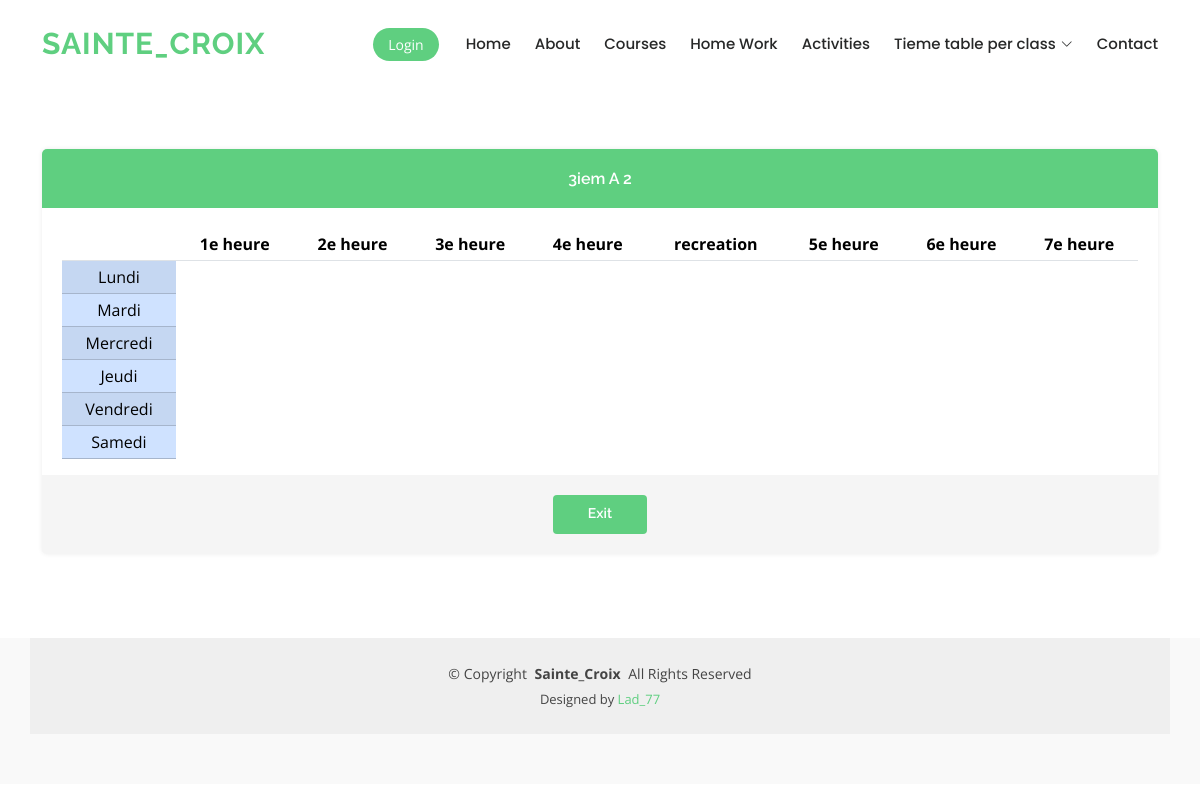
Page /HoraireClasse.php?idcla=4 on the committed database.
### tables this page shows
CREATE TABLE `classe` (
  `id` int(11) NOT NULL,
  `nomclasse` text NOT NULL,
  `options` int(11) NOT NULL,
  `supprimer` int(11) NOT NULL
);

CREATE TABLE `heure` (
  `id` int(11) NOT NULL,
  `unite` text NOT NULL
);

CREATE TABLE `jours` (
  `id` int(11) NOT NULL,
  `jour` text NOT NULL,
  `statut` int(11) NOT NULL
);

### HoraireClasse.php (the view, shortened to what this page needs)
<?php
include 'connexion/connexion.php';
if (isset($_GET['idcla'])) {
    $idclasse = $_GET['idcla'];
}
?>
<!DOCTYPE html>
<html lang="en">
<head>
    <link href="assetts/vendor/bootstrap/css/bootstrap.min.css" rel="stylesheet">
    <link href="assetts/vendor/bootstrap-icons/bootstrap-icons.css" rel="stylesheet">
    <link href="assetts/vendor/aos/aos.css" rel="stylesheet">
    <link href="assetts/vendor/glightbox/css/glightbox.min.css" rel="stylesheet">
    <link href="assetts/vendor/swiper/swiper-bundle.min.css" rel="stylesheet">
    <link href="assetts/css/main.css" rel="stylesheet">
</head>
<body>
    <header id="header" class="header d-flex align-items-center sticky-top">
        <div class="container-fluid container-xl position-relative d-flex align-items-center">
            <a href="index.html" class="logo d-flex align-items-center me-auto">
                <h1 class="">Sainte_Croix</h1>
            </a>
            <nav id="navmenu" class="navmenu">
                <ul>
                    <li><a href="index.php">Home</a></li>
                    <li><a href="about.html">About</a></li>
                    <li><a href="courses.html">Courses</a></li>
                    <li><a href="trainers.html">Home Work</a></li>
                    <li><a href="trainers.html">Activities</a></li>
                    <li class="dropdown has-dropdown"><a href="#"><span>Tieme table per class</span> <i class="bi bi-chevron-down"></i></a>
                    </li>
                    <li><a href="contact.html">Contact</a></li>
                </ul>
            </nav>
            <a class="btn-getstarted" href="courses.html">Login</a>
        </div>
    </header>
    <main class="main">
        <section id="pricing" class="pricing section">
            <div class="container">
                <div class="row gy-3">
                    <div class="col-xl-12 col-lg-8" data-aos="fade-up" data-aos-delay="200">
                        <div class="pricing-item featured">
                            <?php
                            $affichclass = $connexion->prepare("SELECT * FROM classe where id='$idclasse'");
                            $affichclass->execute();
                            while ($tabo = $affichclass->fetch()) {
                            ?>
                                <h3><?php echo $tabo['nomclasse'] . "  " . $tabo['options']; ?></h3>
                                <table class="table table-striped table-sm">
                                    <thead>
                                        <tr>
                                            <th></th>
                                            <?php
                                            $afficherheure = $connexion->prepare("SELECT `unite` FROM `heure`");
                                            $afficherheure->execute();
                                            while ($heure = $afficherheure->fetch()) {
                                                $heures = $heure['unite'];
                                                if ($heures == "5e heure") {
                                            ?>
                                                    <th> <?php echo "recreation" ?></th>
                                                <?php
                                                }
                                                ?>
                                                <th> <?php echo $heures ?></th>
                                            <?php
                                            }
                                            ?>
                                        </tr>
                                    </thead>
                                    <tbody>
                                        <?php
                                        $affichercour = $connexion->prepare("SELECT `id`,`jour` FROM `jours`");
                                        $affichercour->execute();
                                        while ($jour = $affichercour->fetch()) {
                                        ?>
                                            <tr class="table-primary">
                                                <td><?php echo $jour['jour'] ?></td>
                                            </tr>
                                        <?php
                                        }
                                        ?>
                                    </tbody>
                                </table>
                            <?php } ?>
                            <div class="btn-wrap">
                                <a href="index.php" class="btn-buy">Exit</a>
                            </div>
                        </div>
                    </div>
                </div>
            </div>
        </section>
    </main>
    <footer id="footer" class="footer position-relative">
        <div class="container copyright text-center mt-4">
            <p>© <span>Copyright</span> <strong class="px-1">Sainte_Croix</strong> <span>All Rights Reserved</span></p>
            <div class="credits">
                Designed by <a href="tel:0997019883">Lad_77</a>
            </div>
        </div>
    </footer>
</body>
</html>

### assetts/css/main.css (style rules this page uses)
:root { --default-font: "Open Sans", system-ui, -apple-system, "Segoe UI", Roboto, "Helvetica Neue", Arial, "Noto Sans", "Liberation Sans", sans-serif, "Apple Color Emoji", "Segoe UI Emoji", "Segoe UI Symbol", "Noto Color Emoji"; --heading-font: "Raleway", sans-serif; --nav-font: "Poppins", sans-serif; }
:root { --background-color: #ffffff; --background-color-rgb: 255, 255, 255; --default-color: #444444; --default-color-rgb: 68, 68, 68; --heading-color: #37423b; --heading-color-rgb: 55, 66, 59; --accent-color: #5fcf80; --accent-color-rgb: 95, 207, 128; --contrast-color: #ffffff; --contrast-color-rgb: 255, 255, 255; }
:root { --nav-color: #272828; --nav-hover-color: #5fcf80; --nav-dropdown-color: #272828; --nav-dropdown-hover-color: #5fcf80; --nav-dropdown-background-color: #ffffff; }
:root { scroll-behavior: smooth; }
body { color: var(--default-color); background-color: var(--background-color); font-family: var(--default-font); }
a { color: var(--accent-color); text-decoration: none; transition: 0.3s; }
h1, h2, h3, h4, h5, h6 { color: var(--heading-color); font-family: var(--heading-font); }
.header { color: var(--default-color); background-color: var(--background-color); padding: 15px 0; transition: all 0.5s; z-index: 997; }
.header .logo { line-height: 1; }
.header .logo h1 { font-weight: 700; font-size: 30px; margin: 0; letter-spacing: 1px; text-transform: uppercase; color: var(--accent-color); }
.header .btn-getstarted, .header .btn-getstarted:focus { color: var(--contrast-color); background: var(--accent-color); font-size: 14px; padding: 8px 25px; margin: 0 0 0 30px; border-radius: 50px; transition: 0.3s; }
@media (max-width: 1200px) { .header .logo { order: 1; } }
@media (max-width: 1200px) { .header .btn-getstarted { order: 2; margin: 0 15px 0 0; padding: 6px 15px; } }
@media (max-width: 1200px) { .header .navmenu { order: 3; } }
@media (min-width: 1200px) { .navmenu { padding: 0; } }
@media (min-width: 1200px) { .navmenu ul { margin: 0; padding: 0; display: flex; list-style: none; align-items: center; } }
@media (min-width: 1200px) { .navmenu li { position: relative; } }
@media (min-width: 1200px) { .navmenu a, .navmenu a:focus { color: var(--nav-color); padding: 18px 12px; font-size: 15px; font-family: var(--nav-font); font-weight: 500; display: flex; align-items: center; justify-content: space-between; white-space: nowrap; transition: 0.3s; } }
@media (min-width: 1200px) { .navmenu a i, .navmenu a:focus i { font-size: 12px; line-height: 0; margin-left: 5px; transition: 0.3s; } }
@media (min-width: 1200px) { .navmenu li:last-child a { padding-right: 0; } }
.footer { color: var(--default-color); background-color: rgba(var(--default-color-rgb), 0.03); font-size: 14px; padding-bottom: 50px; position: relative; }
.footer .copyright { padding-top: 25px; padding-bottom: 25px; background-color: rgba(var(--default-color-rgb), 0.05); }
.footer .copyright p { margin-bottom: 0; }
.footer .credits { margin-top: 6px; font-size: 13px; }
section, .section { color: var(--default-color); background-color: var(--background-color); padding: 60px 0; scroll-margin-top: 900px; overflow: clip; }
.pricing .pricing-item { box-shadow: 0px 0px 4px rgba(var(--default-color-rgb), 0.1); padding: 20px; text-align: center; border-radius: 5px; position: relative; overflow: hidden; }
.pricing .pricing-item h3 { font-weight: 400; margin: -20px -20px 20px -20px; padding: 20px 15px; font-size: 16px; font-weight: 600; color: rgba(var(--default-color-rgb), 0.8); background: rgba(var(--default-color-rgb), 0.05); }
.pricing .btn-wrap { background: rgba(var(--default-color-rgb), 0.05); margin: 0 -20px -20px -20px; padding: 20px 15px; text-align: center; }
.pricing .btn-buy { background: var(--accent-color); color: var(--contrast-color); display: inline-block; padding: 8px 35px 10px 35px; border-radius: 4px; transition: none; font-size: 14px; font-weight: 400; font-family: var(--heading-font); font-weight: 600; transition: 0.3s; }
.pricing .featured h3 { background: var(--accent-color); color: var(--contrast-color); }

### rows in the picture
classe: nomclasse "3iem A", options "2"
heure: unite "1e heure"
heure: unite "2e heure"
heure: unite "3e heure"
heure: unite "4e heure"
heure: shows "recreation", unite "5e heure"
heure: unite "6e heure"
heure: unite "7e heure"
jours: jour "Lundi"
jours: jour "Mardi"
jours: jour "Mercredi"
jours: jour "Jeudi"
jours: jour "Vendredi"
jours: jour "Samedi"
